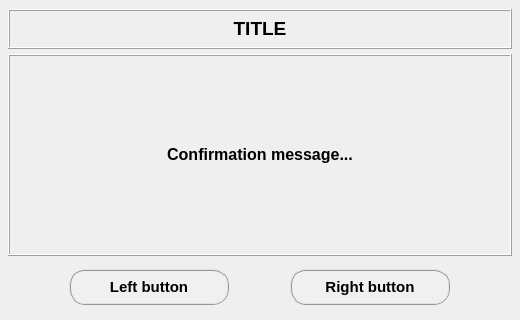
<?xml version="1.0" encoding="UTF-8"?>
<ui version="4.0">
 <class>Dialog</class>
 <widget class="QDialog" name="Dialog">
  <property name="geometry">
   <rect>
    <x>0</x>
    <y>0</y>
    <width>520</width>
    <height>320</height>
   </rect>
  </property>
  <property name="minimumSize">
   <size>
    <width>520</width>
    <height>320</height>
   </size>
  </property>
  <property name="maximumSize">
   <size>
    <width>650</width>
    <height>600</height>
   </size>
  </property>
  <property name="windowTitle">
   <string>Message</string>
  </property>
  <property name="modal">
   <bool>true</bool>
  </property>
  <layout class="QGridLayout" name="gridLayout_3">
   <property name="leftMargin">
    <number>8</number>
   </property>
   <property name="topMargin">
    <number>8</number>
   </property>
   <property name="rightMargin">
    <number>8</number>
   </property>
   <property name="bottomMargin">
    <number>8</number>
   </property>
   <property name="horizontalSpacing">
    <number>2</number>
   </property>
   <property name="verticalSpacing">
    <number>4</number>
   </property>
   <item row="0" column="0">
    <widget class="QFrame" name="frame">
     <property name="minimumSize">
      <size>
       <width>500</width>
       <height>42</height>
      </size>
     </property>
     <property name="maximumSize">
      <size>
       <width>630</width>
       <height>42</height>
      </size>
     </property>
     <property name="frameShape">
      <enum>QFrame::NoFrame</enum>
     </property>
     <property name="frameShadow">
      <enum>QFrame::Raised</enum>
     </property>
     <layout class="QGridLayout" name="gridLayout_2">
      <property name="leftMargin">
       <number>0</number>
      </property>
      <property name="topMargin">
       <number>0</number>
      </property>
      <property name="rightMargin">
       <number>0</number>
      </property>
      <property name="bottomMargin">
       <number>0</number>
      </property>
      <property name="spacing">
       <number>2</number>
      </property>
      <item row="0" column="0">
       <widget class="QLabel" name="label_title">
        <property name="minimumSize">
         <size>
          <width>500</width>
          <height>40</height>
         </size>
        </property>
        <property name="maximumSize">
         <size>
          <width>630</width>
          <height>40</height>
         </size>
        </property>
        <property name="font">
         <font>
          <family>Arial</family>
          <pointsize>12</pointsize>
          <weight>75</weight>
          <italic>false</italic>
          <bold>true</bold>
         </font>
        </property>
        <property name="styleSheet">
         <string notr="true">font: 75  bold 12pt &quot;Arial&quot;;</string>
        </property>
        <property name="frameShape">
         <enum>QFrame::Box</enum>
        </property>
        <property name="frameShadow">
         <enum>QFrame::Raised</enum>
        </property>
        <property name="lineWidth">
         <number>1</number>
        </property>
        <property name="text">
         <string>&lt;html&gt;&lt;head/&gt;&lt;body&gt;&lt;p align=&quot;center&quot;&gt;&lt;span style=&quot; font-size:14pt;&quot;&gt;TITLE&lt;/span&gt;&lt;/p&gt;&lt;/body&gt;&lt;/html&gt;</string>
        </property>
        <property name="textFormat">
         <enum>Qt::AutoText</enum>
        </property>
        <property name="alignment">
         <set>Qt::AlignCenter</set>
        </property>
       </widget>
      </item>
     </layout>
    </widget>
   </item>
   <item row="1" column="0">
    <widget class="QLabel" name="label_message">
     <property name="minimumSize">
      <size>
       <width>500</width>
       <height>200</height>
      </size>
     </property>
     <property name="maximumSize">
      <size>
       <width>630</width>
       <height>500</height>
      </size>
     </property>
     <property name="font">
      <font>
       <family>MS Shell Dlg 2</family>
       <pointsize>12</pointsize>
       <weight>75</weight>
       <italic>false</italic>
       <bold>true</bold>
      </font>
     </property>
     <property name="frameShape">
      <enum>QFrame::Box</enum>
     </property>
     <property name="frameShadow">
      <enum>QFrame::Raised</enum>
     </property>
     <property name="lineWidth">
      <number>1</number>
     </property>
     <property name="text">
      <string>&lt;html&gt;&lt;head/&gt;&lt;body&gt;&lt;p align=&quot;center&quot;&gt;Confirmation message...&lt;/p&gt;&lt;/body&gt;&lt;/html&gt;</string>
     </property>
     <property name="textFormat">
      <enum>Qt::AutoText</enum>
     </property>
     <property name="alignment">
      <set>Qt::AlignCenter</set>
     </property>
    </widget>
   </item>
   <item row="2" column="0">
    <widget class="QFrame" name="frame_3">
     <property name="minimumSize">
      <size>
       <width>500</width>
       <height>52</height>
      </size>
     </property>
     <property name="maximumSize">
      <size>
       <width>630</width>
       <height>52</height>
      </size>
     </property>
     <property name="sizeIncrement">
      <size>
       <width>0</width>
       <height>0</height>
      </size>
     </property>
     <property name="frameShape">
      <enum>QFrame::NoFrame</enum>
     </property>
     <property name="frameShadow">
      <enum>QFrame::Raised</enum>
     </property>
     <layout class="QGridLayout" name="gridLayout">
      <property name="leftMargin">
       <number>2</number>
      </property>
      <property name="topMargin">
       <number>2</number>
      </property>
      <property name="rightMargin">
       <number>2</number>
      </property>
      <property name="bottomMargin">
       <number>0</number>
      </property>
      <property name="spacing">
       <number>2</number>
      </property>
      <item row="0" column="0">
       <widget class="QPushButton" name="pushButton_leftButton">
        <property name="sizePolicy">
         <sizepolicy hsizetype="Expanding" vsizetype="Fixed">
          <horstretch>0</horstretch>
          <verstretch>0</verstretch>
         </sizepolicy>
        </property>
        <property name="minimumSize">
         <size>
          <width>160</width>
          <height>36</height>
         </size>
        </property>
        <property name="maximumSize">
         <size>
          <width>120</width>
          <height>36</height>
         </size>
        </property>
        <property name="font">
         <font>
          <family>MS Shell Dlg 2</family>
          <pointsize>11</pointsize>
          <weight>75</weight>
          <italic>false</italic>
          <bold>true</bold>
         </font>
        </property>
        <property name="styleSheet">
         <string notr="true">QPushButton{border-radius: 16px; border-color: rgb(150, 150, 150); border-style: ridge; border-width: 2px; color: rgb(0, 0, 0); background-color: rgb(240, 240, 240); font: 75 bold 11pt &quot;MS Shell Dlg 2&quot;}
QPushButton:hover{border-radius: 16px; border-color: rgb(0, 170, 255); border-style: ridge; border-width: 2px; color: rgb(0, 0, 0); background-color: rgba(174, 213, 255, 100); font: 75 bold 11pt &quot;MS Shell Dlg 2&quot;}
QPushButton:pressed{border-radius: 16px; border-color: rgb(0, 170, 255); border-style: ridge; border-width: 3px; color: rgb(0, 0, 0); background-color: rgb(174, 213, 255); font: 75 bold 11pt &quot;MS Shell Dlg 2&quot;}</string>
        </property>
        <property name="text">
         <string>Left button</string>
        </property>
        <property name="autoDefault">
         <bool>false</bool>
        </property>
        <property name="default">
         <bool>false</bool>
        </property>
        <property name="flat">
         <bool>false</bool>
        </property>
       </widget>
      </item>
      <item row="0" column="1">
       <widget class="QPushButton" name="pushButton_rightButton">
        <property name="minimumSize">
         <size>
          <width>160</width>
          <height>36</height>
         </size>
        </property>
        <property name="maximumSize">
         <size>
          <width>120</width>
          <height>36</height>
         </size>
        </property>
        <property name="font">
         <font>
          <family>MS Shell Dlg 2</family>
          <pointsize>11</pointsize>
          <weight>75</weight>
          <italic>false</italic>
          <bold>true</bold>
         </font>
        </property>
        <property name="styleSheet">
         <string notr="true">QPushButton{border-radius: 16px; border-color: rgb(150, 150, 150); border-style: ridge; border-width: 2px; color: rgb(0, 0, 0); background-color: rgb(240, 240, 240); font: 75 bold 11pt &quot;MS Shell Dlg 2&quot;}
QPushButton:hover{border-radius: 16px; border-color: rgb(0, 170, 255); border-style: ridge; border-width: 2px; color: rgb(0, 0, 0); background-color: rgba(174, 213, 255, 100); font: 75 bold 11pt &quot;MS Shell Dlg 2&quot;}
QPushButton:pressed{border-radius: 16px; border-color: rgb(0, 170, 255); border-style: ridge; border-width: 3px; color: rgb(0, 0, 0); background-color: rgb(174, 213, 255); font: 75 bold 11pt &quot;MS Shell Dlg 2&quot;}</string>
        </property>
        <property name="text">
         <string>Right button</string>
        </property>
        <property name="autoDefault">
         <bool>true</bool>
        </property>
        <property name="default">
         <bool>false</bool>
        </property>
        <property name="flat">
         <bool>false</bool>
        </property>
       </widget>
      </item>
     </layout>
    </widget>
   </item>
  </layout>
 </widget>
 <resources/>
 <connections/>
</ui>
